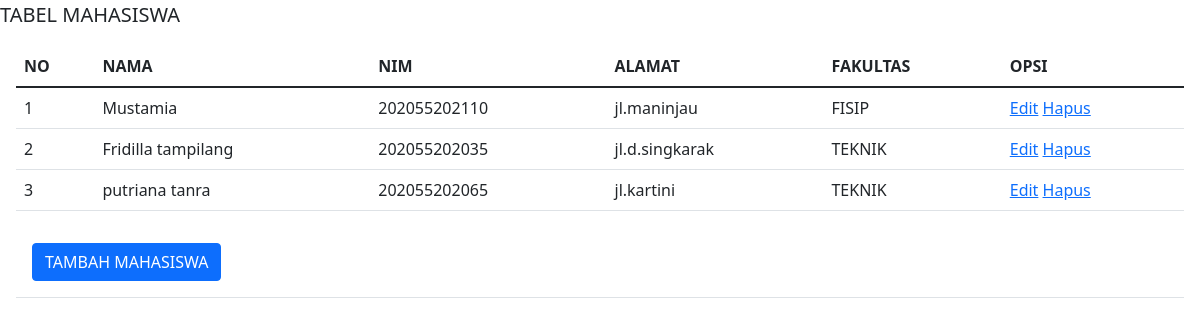
The page / on the database its author committed.
### tables this page shows
CREATE TABLE `mahasiswa` (
  `id` int(12) NOT NULL,
  `nama` varchar(50) NOT NULL,
  `nim` varchar(20) NOT NULL,
  `alamat` varchar(60) NOT NULL,
  `fakultas` varchar(50) NOT NULL
);

### index.php (the view, shortened to what this page needs)
<!doctype html>
<html lang="en">
  <head>
    <link href="https://cdn.jsdelivr.net/npm/bootstrap@5.1.3/dist/css/bootstrap.min.css" rel="stylesheet">
  </head>
  <body style="background:white;">
      <div class=12222222"modal-header bg-dark text-light">
        <h5 class="modal-title">TABEL MAHASISWA</h5>
      </div>
      <div class="modal-body">
	 <table class="table">
  <thead>
    <tr>
      <th scope="col">NO</th>
      <th scope="col">NAMA</th>
      <th scope="col">NIM</th>
      <th scope="col">ALAMAT</th>
      <th scope="col">FAKULTAS</th>
	  <th scope="col">OPSI</th>
    </tr>
  </thead>
  <tbody>
  <?php
		include 'koneksi.php';
		$no = 1;
		$data = mysqli_query($koneksi,"select * from mahasiswa");
		while($d = mysqli_fetch_array($data)){
			?>
			<tr>
				<td><?php echo $no++; ?></td>
				<td><?php echo $d['nama']; ?></td>
				<td><?php echo $d['nim']; ?></td>
				<td><?php echo $d['alamat']; ?></td>
        <td><?php echo $d['fakultas']; ?></td>
				<td>
					<a href="edit.php?id=<?php echo $d['id']; ?>">Edit</a>
					<a href="hapus.php?id=<?php echo $d['id']; ?>">Hapus</a>
				</td>
			</tr>
			<?php
		}
		?>
  </tbody>
</table>
      <div class="modal-header"><button onclick='change();'  value='show' id='btn1' type="button" class="btn btn-primary">TAMBAH MAHASISWA</button></a>
  </div>
<br>
      </div>
</body>
</html>

### rows shown on the page
mahasiswa: nama "Mustamia", nim "202055202110", alamat "jl.maninjau", fakultas "FISIP"
mahasiswa: nama "Fridilla tampilang", nim "202055202035", alamat "jl.d.singkarak", fakultas "TEKNIK"
mahasiswa: nama "putriana tanra", nim "202055202065", alamat "jl.kartini", fakultas "TEKNIK"
